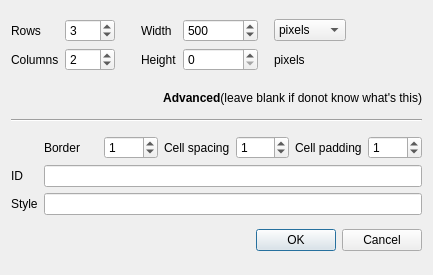
<?xml version="1.0" encoding="UTF-8"?>
<ui version="4.0">
 <class>Table</class>
 <widget class="QDialog" name="Table">
  <property name="geometry">
   <rect>
    <x>0</x>
    <y>0</y>
    <width>433</width>
    <height>275</height>
   </rect>
  </property>
  <property name="windowTitle">
   <string>Table</string>
  </property>
  <property name="autoFillBackground">
   <bool>true</bool>
  </property>
  <property name="modal">
   <bool>true</bool>
  </property>
  <layout class="QVBoxLayout" name="verticalLayout">
   <item>
    <layout class="QGridLayout" name="gridLayout">
     <item row="2" column="1">
      <widget class="QSpinBox" name="rows">
       <property name="minimumSize">
        <size>
         <width>50</width>
         <height>0</height>
        </size>
       </property>
       <property name="value">
        <number>3</number>
       </property>
      </widget>
     </item>
     <item row="4" column="1">
      <widget class="QSpinBox" name="columns">
       <property name="value">
        <number>2</number>
       </property>
      </widget>
     </item>
     <item row="2" column="5">
      <spacer name="horizontalSpacer_3">
       <property name="orientation">
        <enum>Qt::Horizontal</enum>
       </property>
       <property name="sizeType">
        <enum>QSizePolicy::Fixed</enum>
       </property>
       <property name="sizeHint" stdset="0">
        <size>
         <width>10</width>
         <height>20</height>
        </size>
       </property>
      </spacer>
     </item>
     <item row="2" column="7">
      <spacer name="horizontalSpacer">
       <property name="orientation">
        <enum>Qt::Horizontal</enum>
       </property>
       <property name="sizeHint" stdset="0">
        <size>
         <width>40</width>
         <height>20</height>
        </size>
       </property>
      </spacer>
     </item>
     <item row="2" column="6">
      <widget class="QComboBox" name="widthtype">
       <item>
        <property name="text">
         <string>pixels</string>
        </property>
       </item>
       <item>
        <property name="text">
         <string>percent</string>
        </property>
       </item>
      </widget>
     </item>
     <item row="4" column="6">
      <widget class="QLabel" name="label_5">
       <property name="text">
        <string>pixels</string>
       </property>
      </widget>
     </item>
     <item row="2" column="2">
      <spacer name="horizontalSpacer_2">
       <property name="orientation">
        <enum>Qt::Horizontal</enum>
       </property>
       <property name="sizeType">
        <enum>QSizePolicy::Fixed</enum>
       </property>
       <property name="sizeHint" stdset="0">
        <size>
         <width>20</width>
         <height>20</height>
        </size>
       </property>
      </spacer>
     </item>
     <item row="2" column="4">
      <widget class="QSpinBox" name="width">
       <property name="minimumSize">
        <size>
         <width>75</width>
         <height>0</height>
        </size>
       </property>
       <property name="maximumSize">
        <size>
         <width>75</width>
         <height>16777215</height>
        </size>
       </property>
       <property name="minimum">
        <number>1</number>
       </property>
       <property name="maximum">
        <number>2000</number>
       </property>
       <property name="value">
        <number>500</number>
       </property>
      </widget>
     </item>
     <item row="4" column="4">
      <widget class="QSpinBox" name="height">
       <property name="minimumSize">
        <size>
         <width>75</width>
         <height>0</height>
        </size>
       </property>
       <property name="maximumSize">
        <size>
         <width>75</width>
         <height>16777215</height>
        </size>
       </property>
      </widget>
     </item>
     <item row="2" column="0">
      <widget class="QLabel" name="label">
       <property name="text">
        <string>Rows</string>
       </property>
      </widget>
     </item>
     <item row="4" column="0">
      <widget class="QLabel" name="label_2">
       <property name="text">
        <string>Columns</string>
       </property>
      </widget>
     </item>
     <item row="2" column="3">
      <widget class="QLabel" name="label_3">
       <property name="text">
        <string>Width</string>
       </property>
      </widget>
     </item>
     <item row="4" column="3">
      <widget class="QLabel" name="label_4">
       <property name="text">
        <string>Height</string>
       </property>
      </widget>
     </item>
    </layout>
   </item>
   <item>
    <widget class="QLabel" name="label_9">
     <property name="maximumSize">
      <size>
       <width>16777215</width>
       <height>20</height>
      </size>
     </property>
     <property name="inputMethodHints">
      <set>Qt::ImhFormattedNumbersOnly</set>
     </property>
     <property name="text">
      <string>&lt;!DOCTYPE HTML PUBLIC &quot;-//W3C//DTD HTML 4.0//EN&quot; &quot;http://www.w3.org/TR/REC-html40/strict.dtd&quot;&gt;
&lt;html&gt;&lt;head&gt;&lt;meta name=&quot;qrichtext&quot; content=&quot;1&quot; /&gt;&lt;style type=&quot;text/css&quot;&gt;
p, li { white-space: pre-wrap; }
&lt;/style&gt;&lt;/head&gt;&lt;body style=&quot; font-family:'SimSun'; font-size:9pt; font-weight:400; font-style:normal;&quot;&gt;
&lt;p style=&quot; margin-top:0px; margin-bottom:0px; margin-left:0px; margin-right:0px; -qt-block-indent:0; text-indent:0px;&quot;&gt;&lt;span style=&quot; font-weight:600;&quot;&gt;Advanced&lt;/span&gt;(leave blank if donot know what's this)&lt;/p&gt;&lt;/body&gt;&lt;/html&gt;</string>
     </property>
     <property name="alignment">
      <set>Qt::AlignBottom|Qt::AlignRight|Qt::AlignTrailing</set>
     </property>
    </widget>
   </item>
   <item>
    <widget class="Line" name="line">
     <property name="orientation">
      <enum>Qt::Horizontal</enum>
     </property>
    </widget>
   </item>
   <item>
    <layout class="QGridLayout" name="gridLayout_2">
     <item row="1" column="0">
      <widget class="QLabel" name="label_6">
       <property name="text">
        <string>ID</string>
       </property>
      </widget>
     </item>
     <item row="1" column="1">
      <widget class="QLineEdit" name="id"/>
     </item>
     <item row="2" column="0">
      <widget class="QLabel" name="style_2">
       <property name="text">
        <string>Style</string>
       </property>
      </widget>
     </item>
     <item row="2" column="1">
      <widget class="QLineEdit" name="style"/>
     </item>
     <item row="0" column="1">
      <layout class="QHBoxLayout" name="horizontalLayout">
       <item>
        <widget class="QLabel" name="ldflsjf">
         <property name="text">
          <string>Border</string>
         </property>
        </widget>
       </item>
       <item>
        <widget class="QSpinBox" name="border">
         <property name="maximum">
          <number>20</number>
         </property>
         <property name="value">
          <number>1</number>
         </property>
        </widget>
       </item>
       <item>
        <widget class="QLabel" name="label_7">
         <property name="text">
          <string>Cell spacing</string>
         </property>
        </widget>
       </item>
       <item>
        <widget class="QSpinBox" name="cellspacing">
         <property name="value">
          <number>1</number>
         </property>
        </widget>
       </item>
       <item>
        <widget class="QLabel" name="label_8">
         <property name="text">
          <string>Cell padding</string>
         </property>
        </widget>
       </item>
       <item>
        <widget class="QSpinBox" name="cellpadding">
         <property name="value">
          <number>1</number>
         </property>
        </widget>
       </item>
      </layout>
     </item>
    </layout>
   </item>
   <item>
    <widget class="QDialogButtonBox" name="btn">
     <property name="orientation">
      <enum>Qt::Horizontal</enum>
     </property>
     <property name="standardButtons">
      <set>QDialogButtonBox::Cancel|QDialogButtonBox::Ok</set>
     </property>
    </widget>
   </item>
  </layout>
 </widget>
 <resources/>
 <connections>
  <connection>
   <sender>btn</sender>
   <signal>accepted()</signal>
   <receiver>Table</receiver>
   <slot>accept()</slot>
   <hints>
    <hint type="sourcelabel">
     <x>248</x>
     <y>254</y>
    </hint>
    <hint type="destinationlabel">
     <x>157</x>
     <y>274</y>
    </hint>
   </hints>
  </connection>
  <connection>
   <sender>btn</sender>
   <signal>rejected()</signal>
   <receiver>Table</receiver>
   <slot>reject()</slot>
   <hints>
    <hint type="sourcelabel">
     <x>316</x>
     <y>260</y>
    </hint>
    <hint type="destinationlabel">
     <x>286</x>
     <y>274</y>
    </hint>
   </hints>
  </connection>
 </connections>
</ui>
